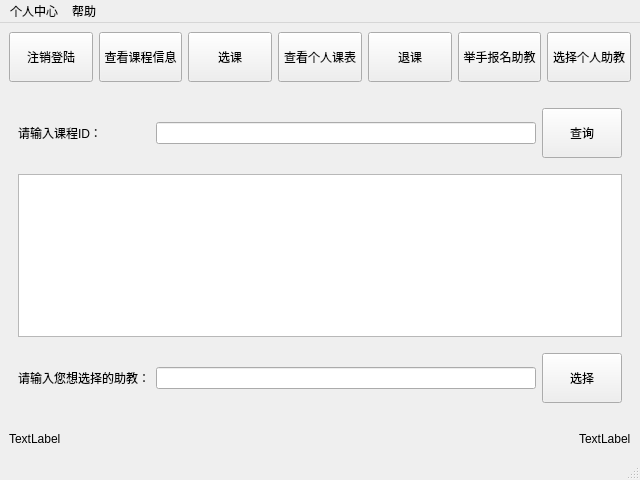
<?xml version="1.0" encoding="UTF-8"?>
<ui version="4.0">
 <class>StudentWindow</class>
 <widget class="QMainWindow" name="StudentWindow">
  <property name="geometry">
   <rect>
    <x>0</x>
    <y>0</y>
    <width>640</width>
    <height>480</height>
   </rect>
  </property>
  <property name="minimumSize">
   <size>
    <width>640</width>
    <height>480</height>
   </size>
  </property>
  <property name="maximumSize">
   <size>
    <width>640</width>
    <height>480</height>
   </size>
  </property>
  <property name="windowTitle">
   <string>MainWindow</string>
  </property>
  <widget class="QWidget" name="centralwidget">
   <layout class="QGridLayout" name="gridLayout_6">
    <item row="0" column="0" colspan="3">
     <layout class="QGridLayout" name="gridLayout_5">
      <item row="0" column="0">
       <widget class="QPushButton" name="stu_logout">
        <property name="minimumSize">
         <size>
          <width>0</width>
          <height>50</height>
         </size>
        </property>
        <property name="text">
         <string>注销登陆</string>
        </property>
       </widget>
      </item>
      <item row="0" column="1">
       <widget class="QPushButton" name="stu_inq">
        <property name="minimumSize">
         <size>
          <width>0</width>
          <height>50</height>
         </size>
        </property>
        <property name="text">
         <string>查看课程信息</string>
        </property>
       </widget>
      </item>
      <item row="0" column="2">
       <widget class="QPushButton" name="stu_choosecourse">
        <property name="minimumSize">
         <size>
          <width>0</width>
          <height>50</height>
         </size>
        </property>
        <property name="text">
         <string>选课</string>
        </property>
       </widget>
      </item>
      <item row="0" column="3">
       <widget class="QPushButton" name="stu_person">
        <property name="minimumSize">
         <size>
          <width>0</width>
          <height>50</height>
         </size>
        </property>
        <property name="text">
         <string>查看个人课表</string>
        </property>
       </widget>
      </item>
      <item row="0" column="4">
       <widget class="QPushButton" name="stu_dele">
        <property name="minimumSize">
         <size>
          <width>0</width>
          <height>50</height>
         </size>
        </property>
        <property name="text">
         <string>退课</string>
        </property>
       </widget>
      </item>
      <item row="0" column="5">
       <widget class="QPushButton" name="stu_signforass">
        <property name="minimumSize">
         <size>
          <width>0</width>
          <height>50</height>
         </size>
        </property>
        <property name="text">
         <string>举手报名助教</string>
        </property>
       </widget>
      </item>
      <item row="0" column="6">
       <widget class="QPushButton" name="stu_chooseass">
        <property name="minimumSize">
         <size>
          <width>0</width>
          <height>50</height>
         </size>
        </property>
        <property name="text">
         <string>选择个人助教</string>
        </property>
       </widget>
      </item>
      <item row="1" column="0" colspan="7">
       <widget class="QStackedWidget" name="stackedWidget_3">
        <property name="currentIndex">
         <number>4</number>
        </property>
        <widget class="QWidget" name="page_s_1">
         <layout class="QGridLayout" name="gridLayout">
          <item row="0" column="0" colspan="2">
           <widget class="QTableWidget" name="tableWidget_s_1"/>
          </item>
          <item row="1" column="0">
           <spacer name="horizontalSpacer">
            <property name="orientation">
             <enum>Qt::Horizontal</enum>
            </property>
            <property name="sizeHint" stdset="0">
             <size>
              <width>295</width>
              <height>20</height>
             </size>
            </property>
           </spacer>
          </item>
          <item row="1" column="1">
           <widget class="QLineEdit" name="search_2"/>
          </item>
         </layout>
        </widget>
        <widget class="QWidget" name="page_s_2">
         <widget class="QWidget" name="layoutWidget">
          <property name="geometry">
           <rect>
            <x>140</x>
            <y>60</y>
            <width>330</width>
            <height>191</height>
           </rect>
          </property>
          <layout class="QGridLayout" name="gridLayout_8">
           <item row="0" column="0" colspan="2">
            <widget class="QLabel" name="label_10">
             <property name="text">
              <string>请输入原来的密码：</string>
             </property>
            </widget>
           </item>
           <item row="0" column="2" colspan="2">
            <widget class="QLineEdit" name="pass_past"/>
           </item>
           <item row="1" column="0" colspan="2">
            <widget class="QLabel" name="label">
             <property name="text">
              <string>输入要修改成的密码：</string>
             </property>
            </widget>
           </item>
           <item row="1" column="2" colspan="2">
            <widget class="QLineEdit" name="pass_now"/>
           </item>
           <item row="2" column="0" colspan="2">
            <widget class="QLabel" name="label_2">
             <property name="text">
              <string>请再输入一遍：</string>
             </property>
            </widget>
           </item>
           <item row="2" column="2" colspan="2">
            <widget class="QLineEdit" name="pass_nowa"/>
           </item>
           <item row="3" column="0">
            <spacer name="horizontalSpacer_2">
             <property name="orientation">
              <enum>Qt::Horizontal</enum>
             </property>
             <property name="sizeHint" stdset="0">
              <size>
               <width>88</width>
               <height>20</height>
              </size>
             </property>
            </spacer>
           </item>
           <item row="3" column="1" colspan="2">
            <widget class="QPushButton" name="modify_pas">
             <property name="minimumSize">
              <size>
               <width>75</width>
               <height>50</height>
              </size>
             </property>
             <property name="text">
              <string>修改</string>
             </property>
            </widget>
           </item>
           <item row="3" column="3">
            <spacer name="horizontalSpacer_3">
             <property name="orientation">
              <enum>Qt::Horizontal</enum>
             </property>
             <property name="sizeHint" stdset="0">
              <size>
               <width>40</width>
               <height>20</height>
              </size>
             </property>
            </spacer>
           </item>
          </layout>
         </widget>
        </widget>
        <widget class="QWidget" name="page_s_3">
         <widget class="QWidget" name="gridLayoutWidget_2">
          <property name="geometry">
           <rect>
            <x>140</x>
            <y>100</y>
            <width>401</width>
            <height>80</height>
           </rect>
          </property>
          <layout class="QGridLayout" name="gridLayout_2">
           <item row="0" column="0">
            <widget class="QLabel" name="label_11">
             <property name="text">
              <string>请输入课程ID</string>
             </property>
            </widget>
           </item>
           <item row="0" column="1">
            <widget class="QLineEdit" name="id_s_detele"/>
           </item>
           <item row="0" column="2">
            <widget class="QPushButton" name="detele_s">
             <property name="minimumSize">
              <size>
               <width>75</width>
               <height>50</height>
              </size>
             </property>
             <property name="text">
              <string>退课</string>
             </property>
            </widget>
           </item>
          </layout>
         </widget>
        </widget>
        <widget class="QWidget" name="page_s_4">
         <widget class="QWidget" name="gridLayoutWidget_3">
          <property name="geometry">
           <rect>
            <x>140</x>
            <y>100</y>
            <width>401</width>
            <height>80</height>
           </rect>
          </property>
          <layout class="QGridLayout" name="gridLayout_3">
           <item row="0" column="0">
            <widget class="QLabel" name="label_12">
             <property name="text">
              <string>请输入课程ID：</string>
             </property>
            </widget>
           </item>
           <item row="0" column="2">
            <widget class="QPushButton" name="signforass">
             <property name="minimumSize">
              <size>
               <width>0</width>
               <height>50</height>
              </size>
             </property>
             <property name="text">
              <string>报名此门课的助教！</string>
             </property>
            </widget>
           </item>
           <item row="0" column="1">
            <widget class="QLineEdit" name="ass_s"/>
           </item>
          </layout>
         </widget>
        </widget>
        <widget class="QWidget" name="page_s_5">
         <layout class="QGridLayout" name="gridLayout_7">
          <item row="0" column="0">
           <layout class="QGridLayout" name="gridLayout_4">
            <item row="6" column="1">
             <spacer name="verticalSpacer">
              <property name="orientation">
               <enum>Qt::Vertical</enum>
              </property>
              <property name="sizeHint" stdset="0">
               <size>
                <width>20</width>
                <height>40</height>
               </size>
              </property>
             </spacer>
            </item>
            <item row="2" column="1">
             <spacer name="verticalSpacer_3">
              <property name="orientation">
               <enum>Qt::Vertical</enum>
              </property>
              <property name="sizeHint" stdset="0">
               <size>
                <width>20</width>
                <height>40</height>
               </size>
              </property>
             </spacer>
            </item>
            <item row="4" column="1">
             <spacer name="verticalSpacer_2">
              <property name="orientation">
               <enum>Qt::Vertical</enum>
              </property>
              <property name="sizeHint" stdset="0">
               <size>
                <width>20</width>
                <height>40</height>
               </size>
              </property>
             </spacer>
            </item>
            <item row="5" column="2">
             <widget class="QPushButton" name="choose_ass">
              <property name="minimumSize">
               <size>
                <width>75</width>
                <height>50</height>
               </size>
              </property>
              <property name="text">
               <string>选择</string>
              </property>
             </widget>
            </item>
            <item row="5" column="0">
             <widget class="QLabel" name="label_14">
              <property name="text">
               <string>请输入您想选择的助教：</string>
              </property>
             </widget>
            </item>
            <item row="5" column="1">
             <widget class="QLineEdit" name="name_ass"/>
            </item>
            <item row="1" column="1">
             <widget class="QLineEdit" name="Id_ass"/>
            </item>
            <item row="1" column="2">
             <widget class="QPushButton" name="search_ass">
              <property name="minimumSize">
               <size>
                <width>75</width>
                <height>50</height>
               </size>
              </property>
              <property name="text">
               <string>查询</string>
              </property>
             </widget>
            </item>
            <item row="1" column="0">
             <widget class="QLabel" name="label_13">
              <property name="text">
               <string>请输入课程ID：</string>
              </property>
             </widget>
            </item>
            <item row="3" column="0" colspan="3">
             <widget class="QTextBrowser" name="display_ass"/>
            </item>
            <item row="0" column="1">
             <spacer name="verticalSpacer_4">
              <property name="orientation">
               <enum>Qt::Vertical</enum>
              </property>
              <property name="sizeHint" stdset="0">
               <size>
                <width>20</width>
                <height>40</height>
               </size>
              </property>
             </spacer>
            </item>
           </layout>
          </item>
         </layout>
        </widget>
       </widget>
      </item>
     </layout>
    </item>
    <item row="1" column="2">
     <widget class="QLabel" name="idenline">
      <property name="text">
       <string>TextLabel</string>
      </property>
     </widget>
    </item>
    <item row="1" column="0">
     <widget class="QLabel" name="timeline">
      <property name="text">
       <string>TextLabel</string>
      </property>
     </widget>
    </item>
    <item row="1" column="1">
     <spacer name="horizontalSpacer_4">
      <property name="orientation">
       <enum>Qt::Horizontal</enum>
      </property>
      <property name="sizeHint" stdset="0">
       <size>
        <width>40</width>
        <height>20</height>
       </size>
      </property>
     </spacer>
    </item>
   </layout>
  </widget>
  <widget class="QMenuBar" name="menubar">
   <property name="geometry">
    <rect>
     <x>0</x>
     <y>0</y>
     <width>640</width>
     <height>23</height>
    </rect>
   </property>
   <widget class="QMenu" name="menu">
    <property name="title">
     <string>个人中心</string>
    </property>
    <addaction name="actionb"/>
    <addaction name="actionc"/>
   </widget>
   <widget class="QMenu" name="menu_2">
    <property name="title">
     <string>帮助</string>
    </property>
    <addaction name="actiona"/>
   </widget>
   <addaction name="menu"/>
   <addaction name="menu_2"/>
  </widget>
  <widget class="QStatusBar" name="statusbar"/>
  <action name="actiona">
   <property name="text">
    <string>帮助文档</string>
   </property>
  </action>
  <action name="actionb">
   <property name="text">
    <string>修改密码</string>
   </property>
  </action>
  <action name="actionc">
   <property name="text">
    <string>退出系统</string>
   </property>
  </action>
 </widget>
 <resources/>
 <connections/>
</ui>
